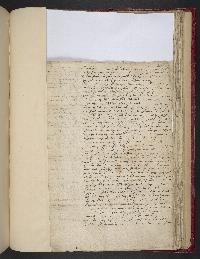
#> input picture ciphers/moray-wood-1568/images/TH_IMG_R8345_I38545_P1.jpg, 200 x 259 px
$ python pairs_segment_2026-10-02.py TH_IMG_R8345_I38545_P1.jpg TH_IMG_R8345_I38545_P2.jpg
#> lines starting #> are read from the running program, lines starting #| are printed output that depends on the picture
import json, sys, numpy as np
from PIL import Image, ImageDraw, ImageFont
from scipy import ndimage
from scipy.signal import find_peaks
SRC = sys.argv[1]; OUT = sys.argv[2]
im = Image.open(SRC).convert('L')
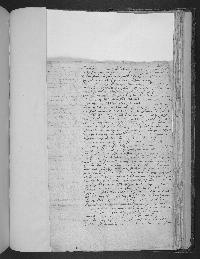
#> im: PIL image 200x259 L; min 6, max 247, mean 173.3
BANDS = {'L1': (7370, 7556, 1500, 5800), 'L2': (7526, 7738, 1500, 5800), 'L3': (7708, 7894, 1500, 5800), 'L4': (7864, 8050, 1500, 2450)}
EXPECT = {'L1': 46, 'L2': 43, 'L3': 38, 'L4': 7}
res = {}
for ln, (y0, y1, X0, X1) in BANDS.items():
    band = np.array(im.crop((X0, y0, X1, y1)))
    ink = (band < 150)
    rows = ink.sum(axis=1)
    # core rows: contiguous zone around the max row containing rows >= 25% of max
    peak = int(rows.argmax()); thr = rows.max() * 0.25
    a = peak
    while a > 0 and rows[a-1] >= thr: a -= 1
    b = peak
    while b < len(rows)-1 and rows[b+1] >= thr: b += 1
    core = ink[a:b+1]
    col = core.sum(axis=0).astype(float)
    sm = np.convolve(col, np.ones(5)/5, mode='same')
    # runs of ink columns
    on = sm > 0.6
    runs = []
    i = 0
    while i < len(on):
        if on[i]:
            j = i
            while j < len(on) and on[j]: j += 1
            runs.append([i, j]); i = j
        else: i += 1
    # merge runs separated by < 4 px
    merged = []
    for r in runs:
        if merged and r[0] - merged[-1][1] < 4: merged[-1][1] = r[1]
        else: merged.append(r)
    # drop tiny runs
    merged = [r for r in merged if (r[1]-r[0]) >= 12 and col[r[0]:r[1]].sum() > 80]
    # split wide runs at valleys
    glyphs = []
    for r0, r1 in merged:
        w = r1 - r0
        if w > 115:
            seg = sm[r0:r1]
            inv = seg.max() - seg
            peaks, props = find_peaks(inv, prominence=seg.max()*0.25, distance=40)
            cuts = [r0] + [r0+int(p) for p in peaks if 35 <= p <= w-35] + [r1]
            for k in range(len(cuts)-1): glyphs.append([cuts[k], cuts[k+1]])
        else:
            glyphs.append([r0, r1])
    print(ln, 'core rows', a, b, 'runs', len(merged), 'glyphs', len(glyphs), 'expected', EXPECT[ln])
    print('  widths', [g[1]-g[0] for g in glyphs])
    print('  gaps', [glyphs[i+1][0]-glyphs[i][1] for i in range(len(glyphs)-1)])
    res[ln] = dict(band=[X0, y0, X1, y1], core=[a, b], glyphs=[[X0+g[0], y0, X0+g[1], y1] for g in glyphs])
#> this loop made 4 passes
#> (thr, merged) on passes 1 to 4: (1075, [[0, 4300]]), (1075, [[0, 4300]]), (1075, [[0, 4300]]), (237.5, [[0, 950]])
#| L1 core rows 0 185 runs 1 glyphs 1 expected 46
#| L2 core rows 0 211 runs 1 glyphs 1 expected 43
#| L3 core rows 0 185 runs 1 glyphs 1 expected 38
#| L4 core rows 0 185 runs 1 glyphs 1 expected 7
#> after the loop, j = 950; res = 4 items
json.dump(res, open(OUT+'/glyphs2.json','w'), indent=1)
# overlays: each line in two halves at 0.5 scale, numbered
font = ImageFont.load_default(size=28) if hasattr(ImageFont, 'load_default') else None
for ln, r in res.items():
    X0, y0, X1, y1 = r['band']
    crop = im.crop((X0, y0, X1, y1)).convert('RGB')
    d = ImageDraw.Draw(crop)
    for i, (gx0, gy0, gx1, gy1) in enumerate(r['glyphs'], 1):
        d.rectangle([gx0-X0, 2, gx1-X0-1, y1-y0-3], outline=(255,0,0) if i % 2 else (0,0,255), width=2)
        d.text((gx0-X0+2, 2), str(i), fill=(0,120,0), font=font)
    W = crop.width
    if ln == 'L4':
        crop.resize((W//2, (y1-y0)//2)).save(f'{OUT}/overlay_{ln}.png')
    else:
        halves = [crop.crop((0,0,W//2+60,y1-y0)), crop.crop((W//2-60,0,W,y1-y0))]
        canvas = Image.new('RGB', ((W//2+60)//2*1, 2*((y1-y0)//2)+10), 'white')
        for k,h in enumerate(halves):
            canvas.paste(h.resize((h.width//2, h.height//2)), (0, k*((y1-y0)//2+10)))
        canvas.save(f'{OUT}/overlay_{ln}.png')
#> this loop made 4 passes
#> (ln, y0, X1, y1, W) on passes 1 to 4: ('L1', 7370, 5800, 7556, 4300), ('L2', 7526, 5800, 7738, 4300), ('L3', 7708, 5800, 7894, 4300), ('L4', 7864, 2450, 8050, 950)
#> pass 1, `canvas.save(f'{OUT}/overlay_{ln}.png')`:
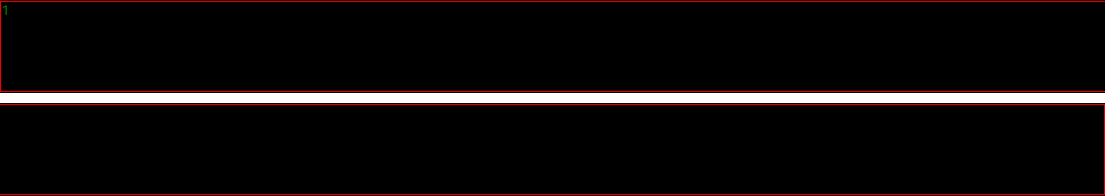
#> saved as overlay_L1.png: PIL image 1105x196 RGB; mean R, G, B 18.5, 13, 13
#> after the loop:
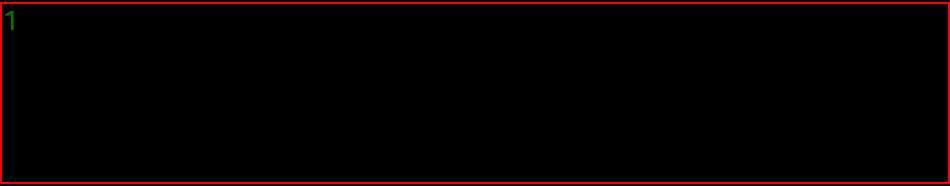
#> crop: PIL image 950x186 RGB; mean R, G, B 6.5, 0, 0
#> after the loop:
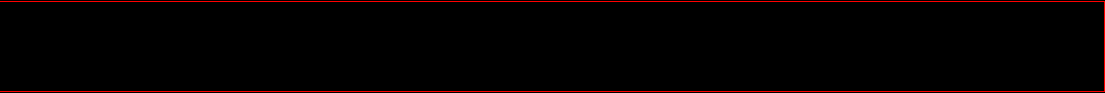
#> h: PIL image 2210x186 RGB (shown at 1/2 size); mean R, G, B 5.7, 0, 0

$ run again, on ciphers/moray-wood-1568/images/TH_IMG_R8345_I38545_P3.jpg
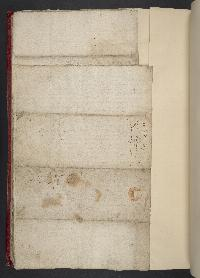
#> input picture ciphers/moray-wood-1568/images/TH_IMG_R8345_I38545_P3.jpg, 200 x 278 px
#> `im = Image.open(SRC).convert('L')`:
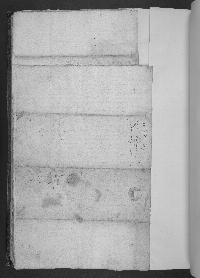
#> im: PIL image 200x278 L; min 10, max 233, mean 168.8
#> the loop `for ln, (y0, y1, X0, X1) in BANDS.items():` made 4 passes
#> (thr, merged) on passes 1 to 4: (1075, [[0, 4300]]), (1075, [[0, 4300]]), (1075, [[0, 4300]]), (237.5, [[0, 950]])
#> (printed output is left out)
#> after the loop `for ln, (y0, y1, X0, X1) in BANDS.items():`: j = 950; res = 4 items
#> the loop `for ln, r in res.items():` made 4 passes
#> (ln, y0, X1, y1, W) on passes 1 to 4: ('L1', 7370, 5800, 7556, 4300), ('L2', 7526, 5800, 7738, 4300), ('L3', 7708, 5800, 7894, 4300), ('L4', 7864, 2450, 8050, 950)

$ run again, on ciphers/moray-wood-1568/images/TH_IMG_R8345_I38545_P4.jpg
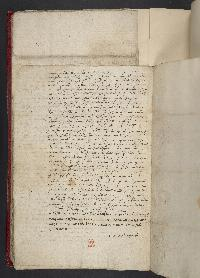
#> input picture ciphers/moray-wood-1568/images/TH_IMG_R8345_I38545_P4.jpg, 200 x 278 px
#> `im = Image.open(SRC).convert('L')`:
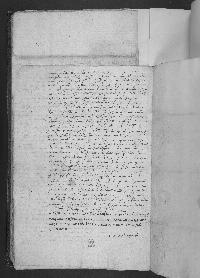
#> im: PIL image 200x278 L; min 12, max 244, mean 169.7
#> the loop `for ln, (y0, y1, X0, X1) in BANDS.items():` made 4 passes
#> (thr, merged) on passes 1 to 4: (1075, [[0, 4300]]), (1075, [[0, 4300]]), (1075, [[0, 4300]]), (237.5, [[0, 950]])
#> (printed output is left out)
#> after the loop `for ln, (y0, y1, X0, X1) in BANDS.items():`: j = 950; res = 4 items
#> the loop `for ln, r in res.items():` made 4 passes
#> (ln, y0, X1, y1, W) on passes 1 to 4: ('L1', 7370, 5800, 7556, 4300), ('L2', 7526, 5800, 7738, 4300), ('L3', 7708, 5800, 7894, 4300), ('L4', 7864, 2450, 8050, 950)
